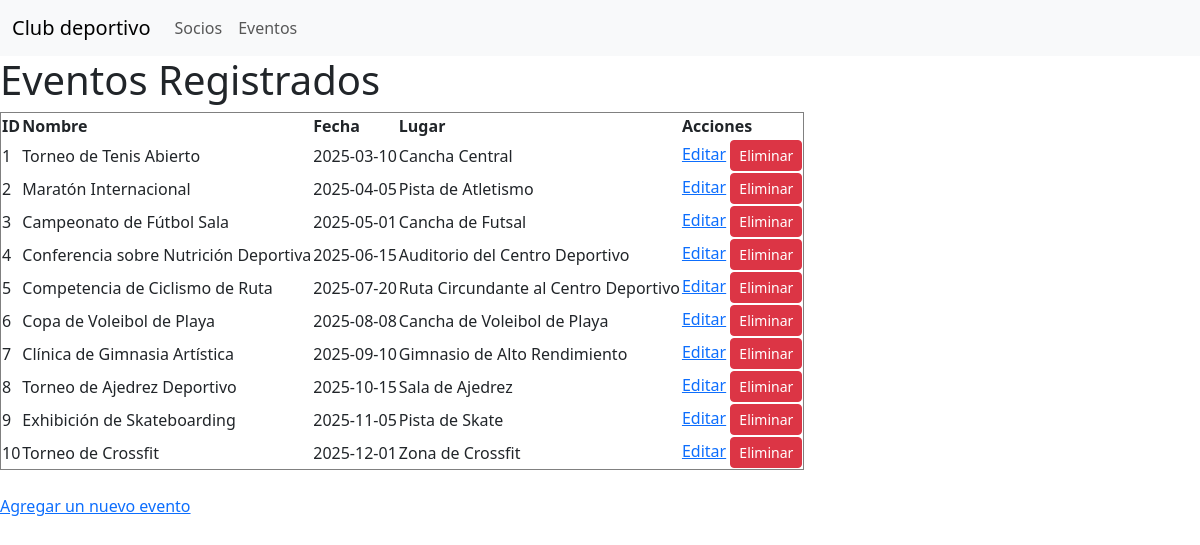
The app's page /vista/lista_eventos.php with its own data.
### tables this page shows
CREATE TABLE eventos (
  id_evento INT AUTO_INCREMENT PRIMARY KEY,
  nombre_evento VARCHAR(100) NOT NULL,
  fecha DATE NOT NULL,
  lugar VARCHAR(100) NOT NULL
);

### config/conexion.php (called while the page is built, shortened)
<?php
class Conexion {
    private $servidor = 'localhost';
    private $usuario = 'root';
    private $password = 'curso';
    private $base_datos = 'club_deportivo';
    public function __construct() {
        $this->conexion = new mysqli($this->servidor, $this->usuario, $this->password, $this->base_datos);
    }
}
?>

### controlador/Controlador.php (called while the page is built, shortened)
<?php
require_once '../modelo/Modelo.php';
class Controlador {
    private $modelo;
    public function __construct() {
        $this->modelo = new Modelo();
    }
    public function listarEventos() {
        return $this->modelo->obtenerEventos();
    }
}
?>

### modelo/Modelo.php (called while the page is built, shortened)
<?php
require_once '../config/conexion.php';
class Modelo {
    private $conexion;
    public function __construct() {
        $this->conexion = new Conexion();
    }
    public function obtenerEventos() {
        $query = "SELECT * FROM eventos";
        $resultado = $this->conexion->conexion->query($query);
        $eventos = [];
        while ($fila = $resultado->fetch_assoc()) {
            $eventos[] = $fila;
        }
        return $eventos;
    }
}
?>

### vista/lista_eventos.php (the view, shortened to what this page needs)
<?php
require_once '../controlador/Controlador.php';
$controller = new Controlador();
$eventos = $controller->listarEventos();
?>
<!DOCTYPE html>
<html lang="es">
<head>
    <link href="https://cdn.jsdelivr.net/npm/bootstrap@5.3.3/dist/css/bootstrap.min.css" rel="stylesheet">
</head>
<body>
<nav class="navbar navbar-expand-lg navbar-light bg-light">
        <div class="container-fluid">
            <a class="navbar-brand" href="#">Club deportivo</a>
            <div class="collapse navbar-collapse" id="navbarNav">
                <ul class="navbar-nav">
                    <li class="nav-item">
                        <a class="nav-link" href="lista_socios.php">Socios</a>
                    </li>
                    <li class="nav-item">
                        <a class="nav-link" href="lista_eventos.php">Eventos</a>
                    </li>
                </ul>
            </div>
        </div>
    </nav>
    <h1>Eventos Registrados</h1>
    <table border="1">
        <tr>
            <th>ID</th>
            <th>Nombre</th>
            <th>Fecha</th>
            <th>Lugar</th>
            <th>Acciones</th>
        </tr>
        <?php foreach ($eventos as $evento): ?>
            <tr>
                <td><?= $evento['id_evento'] ?></td>
                <td><?= $evento['nombre_evento'] ?></td>
                <td><?= $evento['fecha'] ?></td>
                <td><?= $evento['lugar'] ?></td>
                <td>
                    <a href="editar_evento.php?id=<?= $evento['id_evento'] ?>">Editar</a>
                    <form action="../controlador/Controlador.php" method="post" style="display:inline;">
                        <button type="submit" class="btn btn-danger btn-sm">Eliminar</button>
                    </form>
                </td>
            </tr>
        <?php endforeach; ?>
    </table>
    <br>
    <a href="alta_evento.php">Agregar un nuevo evento</a>
</body>
</html>

### records on screen
eventos: id_evento "1", nombre_evento "Torneo de Tenis Abierto", fecha "2025-03-10", lugar "Cancha Central"
eventos: id_evento "2", nombre_evento "Maratón Internacional", fecha "2025-04-05", lugar "Pista de Atletismo"
eventos: id_evento "3", nombre_evento "Campeonato de Fútbol Sala", fecha "2025-05-01", lugar "Cancha de Futsal"
eventos: id_evento "4", nombre_evento "Conferencia sobre Nutrición Deportiva", fecha "2025-06-15", lugar "Auditorio del Centro Deportivo"
eventos: id_evento "5", nombre_evento "Competencia de Ciclismo de Ruta", fecha "2025-07-20", lugar "Ruta Circundante al Centro Deportivo"
eventos: id_evento "6", nombre_evento "Copa de Voleibol de Playa", fecha "2025-08-08", lugar "Cancha de Voleibol de Playa"
eventos: id_evento "7", nombre_evento "Clínica de Gimnasia Artística", fecha "2025-09-10", lugar "Gimnasio de Alto Rendimiento"
eventos: id_evento "8", nombre_evento "Torneo de Ajedrez Deportivo", fecha "2025-10-15", lugar "Sala de Ajedrez"
eventos: id_evento "9", nombre_evento "Exhibición de Skateboarding", fecha "2025-11-05", lugar "Pista de Skate"
eventos: id_evento "10", nombre_evento "Torneo de Crossfit", fecha "2025-12-01", lugar "Zona de Crossfit"
